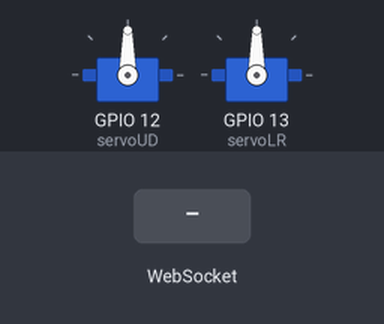
A sketch run on a simulated ESP32. Shown: 2 × servo. The inputs (shaded band) are chosen by the test bench. WiFi joins after 1.5 s; servers stay silent unless stated; the camera gives no picture; what the sketch prints to the serial monitor is not drawn.

Above: at 3.0 s.
3.1 s: WebSocket text "UP" received
At 3.8 s:
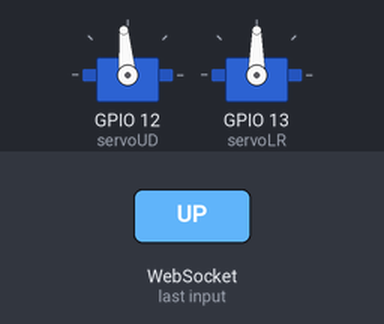
4.6 s: WebSocket text "UP" received
At 5.0 s:
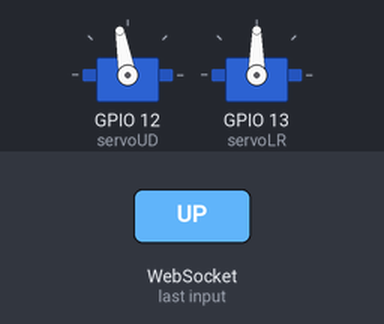
6.1 s: WebSocket text "DOWN" received
At 7.3 s:
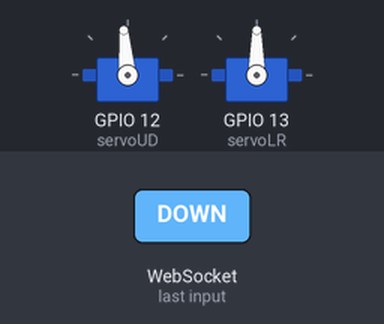
Timing chart, 0 to 9.1 s (numbered marks = the images above; inputs shaded):
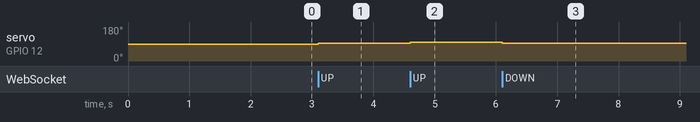

The sketch:

Code_Nap_Cam.ino
```cpp
#include "esp_camera.h"
#include <WiFi.h>
#include <WebSocketsClient.h>
#include <ESP32Servo.h>

// --- CẤU HÌNH ---
const char* ssid = "SSID";
const char* password = "password";
const char* server_ip = "ipserver";
const uint16_t server_port = 8765;

WebSocketsClient webSocket;
Servo servoUD, servoLR;

int posUD = 90, posLR = 90;
const int step = 5;

// === THROTTLE CONTROL ===
unsigned long lastFrameTime = 0;
unsigned long lastPingTime = 0;
const unsigned long FRAME_INTERVAL_MS = 80;
const unsigned long PING_INTERVAL_MS  = 5000;

bool isStreaming = true;

// =============================================
void setupCamera() {
    camera_config_t config;
    config.ledc_channel = LEDC_CHANNEL_0;
    config.ledc_timer   = LEDC_TIMER_0;

    config.pin_d0 = 5;  config.pin_d1 = 18; config.pin_d2 = 19; config.pin_d3 = 21;
    config.pin_d4 = 36; config.pin_d5 = 39; config.pin_d6 = 34; config.pin_d7 = 35;
    config.pin_xclk    = 0;  config.pin_pclk  = 22; config.pin_vsync = 25;
    config.pin_href    = 23; config.pin_sscb_sda = 26; config.pin_sscb_scl = 27;
    config.pin_pwdn    = 32; config.pin_reset = -1;

    config.xclk_freq_hz = 20000000;
    config.pixel_format = PIXFORMAT_JPEG;

    // Dùng QVGA mặc định — ít nóng hơn, dễ chuyển lên VGA khi cần
    config.frame_size   = FRAMESIZE_QVGA;
    config.jpeg_quality = 15;  // 10–15: cân bằng chất lượng/nhiệt
    config.fb_count     = 1;   // 1 buffer: ít RAM hơn, tránh backlog frame cũ

    esp_err_t err = esp_camera_init(&config);
    if (err != ESP_OK) {
        Serial.printf("Camera init failed: 0x%x\n", err);
        return;
    }

    sensor_t* s = esp_camera_sensor_get();
    if (s) {
        s->set_vflip(s, 1);
        s->set_hmirror(s, 1);
        // Giảm tốc độ sensor — ít nhiệt hơn
        s->set_aec2(s, 0);
        s->set_gainceiling(s, (gainceiling_t)2); // giới hạn gain
    }
}

// =============================================
void webSocketEvent(WStype_t type, uint8_t* payload, size_t length) {
    switch (type) {

        case WStype_CONNECTED:
            Serial.println("[WS] Connected");
            isStreaming = true;
            break;

        case WStype_DISCONNECTED:
            Serial.println("[WS] Disconnected — will retry...");
            isStreaming = false;
            break;

        case WStype_TEXT: {
            String msg = (char*)payload;
            sensor_t* s = esp_camera_sensor_get();

            if      (msg == "UP")    posUD = constrain(posUD + step, 0, 180);
            else if (msg == "DOWN")  posUD = constrain(posUD - step, 0, 180);
            else if (msg == "LEFT")  posLR = constrain(posLR + step, 0, 180);
            else if (msg == "RIGHT") posLR = constrain(posLR - step, 0, 180);
            else if (msg == "STREAM:ON")  isStreaming = true;
            else if (msg == "STREAM:OFF") isStreaming = false;
            else if (msg == "MODE:AI"   && s) s->set_framesize(s, FRAMESIZE_VGA);
            else if (msg == "MODE:LIVE" && s) s->set_framesize(s, FRAMESIZE_QVGA);

            servoUD.write(posUD);
            servoLR.write(posLR);

            String status = "STAT:" + String(posUD) + "," + String(posLR);
            webSocket.sendTXT(status);
            break;
        }

        case WStype_PING:
        case WStype_PONG:
            // thư viện tự xử lý, không cần làm gì
            break;

        default: break;
    }
}

// =============================================
void setup() {
    Serial.begin(115200);

    ESP32PWM::allocateTimer(0);
    servoUD.attach(12, 500, 2400);
    servoLR.attach(13, 500, 2400);
    servoUD.write(posUD);
    servoLR.write(posLR);

    // WiFi: dùng chế độ power-save thấp hơn để ổn định hơn
    WiFi.setSleep(false);  // tắt WiFi sleep — giảm drop kết nối
    WiFi.begin(ssid, password);

    Serial.print("Connecting WiFi");
    while (WiFi.status() != WL_CONNECTED) {
        delay(500);
        Serial.print(".");
    }
    Serial.printf("\nIP: %s\n", WiFi.localIP().toString().c_str());

    setupCamera();

    webSocket.begin(server_ip, server_port, "/ws");
    webSocket.onEvent(webSocketEvent);
    webSocket.setReconnectInterval(3000);       // tự reconnect sau 3s
    webSocket.enableHeartbeat(10000, 3000, 2);  // ping 10s, timeout 3s, 2 lần thử
}

// =============================================
void loop() {
    webSocket.loop();

    unsigned long now = millis();

    // Keepalive thủ công (dự phòng nếu server không hỗ trợ ping/pong)
    if (now - lastPingTime >= PING_INTERVAL_MS) {
        lastPingTime = now;
        if (webSocket.isConnected()) {
            webSocket.sendTXT("PING");
        }
    }

    // Gửi frame có kiểm soát tốc độ
    if (isStreaming && webSocket.isConnected() && (now - lastFrameTime >= FRAME_INTERVAL_MS)) {
        camera_fb_t* fb = esp_camera_fb_get();
        if (fb) {
            webSocket.sendBIN(fb->buf, fb->len);
            esp_camera_fb_return(fb);
            lastFrameTime = now;
        }
    }

    // Nhường CPU — quan trọng! tránh watchdog reset
    delay(1);
}
```

Measured:
- after the input at 3.1 s, servo on GPIO 12 (servoUD): 90° → 95° at once
- after the input at 4.6 s, servo on GPIO 12 (servoUD): 95° → 100° at once
- after the input at 6.1 s, servo on GPIO 12 (servoUD): 100° → 95° at once
